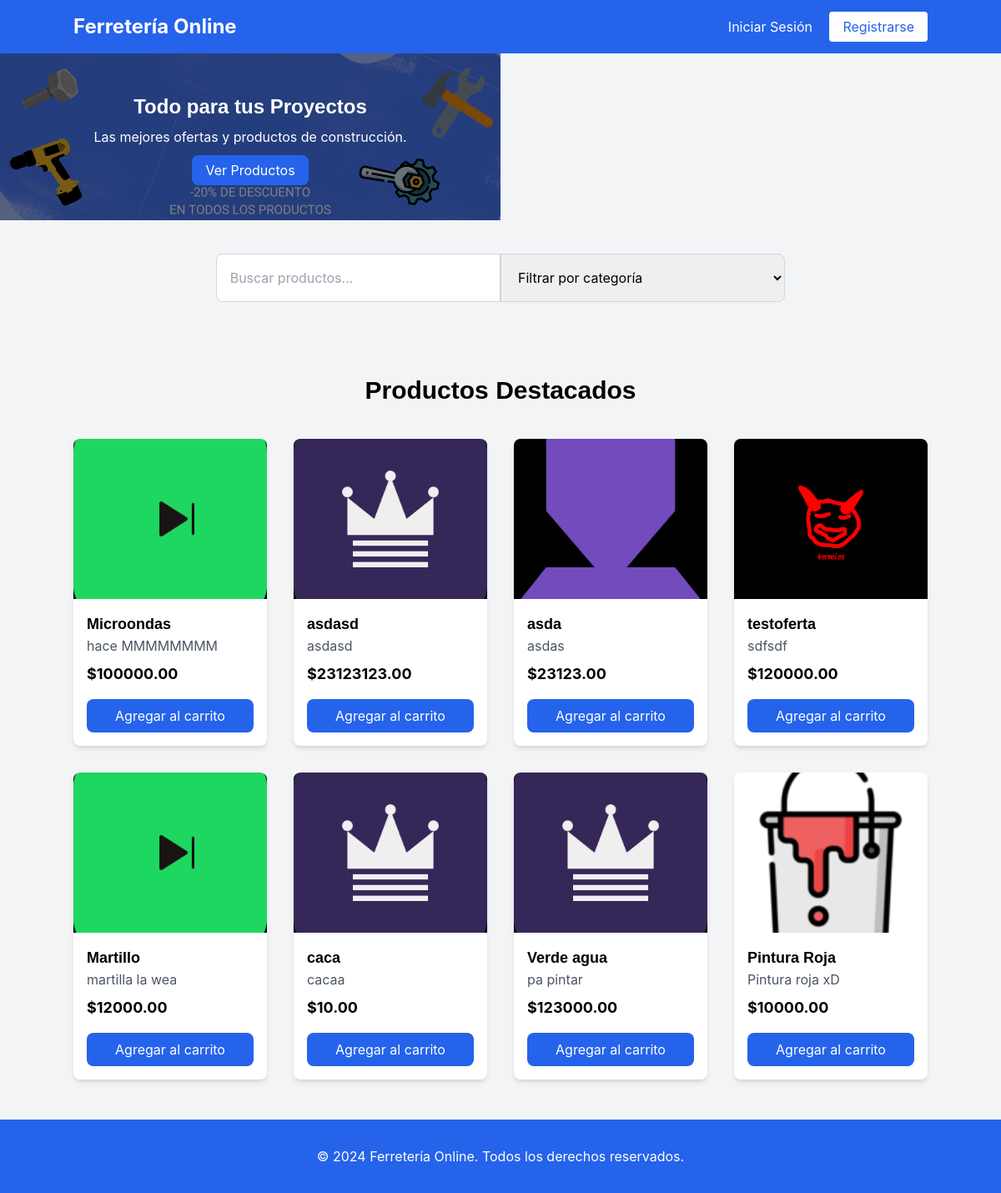
The page / on the database its author committed.
### ferreteriacore/models.py (models this page shows, shortened)
class admin_web (models.Model):
    fondo = models.ImageField(upload_to='web/', null=True, blank=True)

class producto(models.Model):
    nombre = models.CharField(max_length=100)
    descripcion = models.CharField(max_length=100)
    precio = models.DecimalField(max_digits=10, decimal_places=2)
    categoria = models.CharField(max_length=100)
    disponible = models.BooleanField(default=True)
    oferta = models.BooleanField(default=False)
    codigo = models.CharField(max_length=100)
    imagen = models.ImageField(upload_to='productos/', null=True, blank=True)

### ferreteriacore/views.py (the view)
# urls.py: path('', pagina_principal, name='pagina_principal'),
def pagina_principal(request):
    productos_en_oferta = producto.objects.filter(oferta=True)
    categorias = producto.objects.values_list('categoria', flat=True).distinct()
    productos_por_categoria = []
    adminweb = admin_web.objects.first()
    for categoria in categorias:
        productos = producto.objects.filter(categoria=categoria)
        productos_por_categoria.append((categoria, productos))
    return render(request, 'home.html', {
        'productos_por_categoria': productos_por_categoria,
        'productos_en_oferta': productos_en_oferta,
        'admin_web':adminweb
    })

### ferreteriacore/templates/home.html (shortened to what this page needs)
<!DOCTYPE html>
<html lang="es">
<head>
    {% load static %}
    <link href="https://cdn.jsdelivr.net/npm/tailwindcss@2.2.19/dist/tailwind.min.css" rel="stylesheet">
    <link rel="stylesheet" href="{% static 'css/styles.css' %}">
</head>
<body class="bg-gray-100">
    <nav class="bg-blue-600 p-4">
        <div class="container mx-auto flex justify-between items-center">
            <a href="#" class="text-white text-2xl font-bold">Ferretería Online</a>
            <div>
                <a href="#" class="text-white px-4">Iniciar Sesión</a>
                <a href="#" class="bg-white text-blue-600 px-4 py-2 rounded">Registrarse</a>
            </div>
        </div>
    </nav>
    <section class="bg-cover bg-center" style="background-image: url('{{ admin_web.fondo.url }}'); width: 600px; height: 200px;">
        <div class="flex items-center justify-center h-full bg-black bg-opacity-50">
            <div class="text-center text-white">
                <h1 class="text-2xl font-bold mb-2">Todo para tus Proyectos</h1>
                <p class="text-base mb-4">Las mejores ofertas y productos de construcción.</p>
                <a href="#productos" class="bg-blue-600 text-white px-4 py-2 rounded-lg">Ver Productos</a>
            </div>
        </div>
    </section>
    <section class="py-10">
        <div class="container mx-auto">
            <div class="flex justify-center">
                <input type="text" id="searchInput" class="w-1/3 p-4 rounded-l-lg border border-gray-300 focus:outline-none" placeholder="Buscar productos...">
                <select id="categoryFilter" class="w-1/3 p-4 rounded-r-lg border border-gray-300 focus:outline-none">
                    <option value="">Filtrar por categoría</option>
                </select>
            </div>
        </div>
    </section>
    <section class="py-12" id="productos">
        <div class="container mx-auto">
            <h2 class="text-3xl font-bold text-center mb-10">Productos Destacados</h2>
            <div class="grid grid-cols-1 sm:grid-cols-2 md:grid-cols-3 lg:grid-cols-4 gap-8" id="productGrid">
                {% for categoria, productos in productos_por_categoria %}
                    {% for producto in productos %}
                    <div class="bg-white rounded-lg shadow-md overflow-hidden producto-card" data-categoria="{{ producto.categoria }}" data-nombre="{{ producto.nombre }}">
                        <img src="{{ producto.imagen.url }}" alt="{{ producto.nombre }}" class="w-full h-48 object-cover">
                        <div class="p-4">
                            <h3 class="text-lg font-semibold">{{ producto.nombre }}</h3>
                            <p class="text-gray-600">{{ producto.descripcion }}</p>
                            <p class="text-lg font-bold mt-2">${{ producto.precio }}</p>
                            <button class="bg-blue-600 text-white w-full mt-4 py-2 rounded-lg">Agregar al carrito</button>
                        </div>
                    </div>
                    {% endfor %}
                {% empty %}
                    <p class="text-center text-gray-600">No hay productos disponibles en esta categoría.</p>
                {% endfor %}
            </div>
        </div>
    </section>
    <footer class="bg-blue-600 py-8">
        <div class="container mx-auto text-center text-white">
            <p>&copy; 2024 Ferretería Online. Todos los derechos reservados.</p>
        </div>
    </footer>
</body>
</html>

### ferreteriacore/static/css/styles.css (style rules this page uses)
body { font-family: 'Inter', sans-serif; }
h1, h2, h3, h4, h5, h6 { font-family: 'Poppins', sans-serif; }
.bg-cover { background-size: cover; background-position: center; }
img { object-fit: cover; }

### rows shown on the page
admin_web: fondo (picture)
producto: imagen (picture), nombre "Microondas", descripcion "hace MMMMMMMM", precio "100000.00"
producto: imagen (picture), nombre "asdasd", descripcion "asdasd", precio "23123123.00"
producto: imagen (picture), nombre "asda", descripcion "asdas", precio "23123.00"
producto: imagen (picture), nombre "testoferta", descripcion "sdfsdf", precio "120000.00"
producto: imagen (picture), nombre "Martillo", descripcion "martilla la wea", precio "12000.00"
producto: imagen (picture), nombre "caca", descripcion "cacaa", precio "10.00"
producto: imagen (picture), nombre "Verde agua", descripcion "pa pintar", precio "123000.00"
producto: imagen (picture), nombre "Pintura Roja", descripcion "Pintura roja xD", precio "10000.00"
